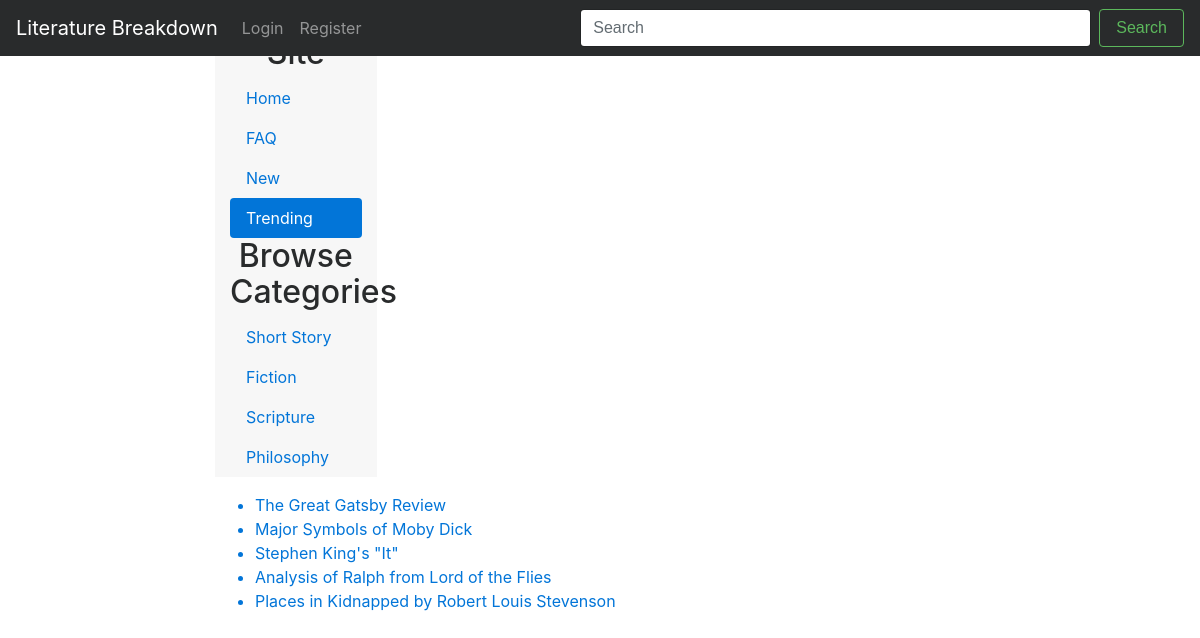
/literaturebreakdown/trending/, run on the app's committed database.
### lit/models.py (models this page shows, shortened)
class Category(models.Model):
    name = models.CharField(max_length=50, unique=False)
    slug = models.SlugField()

class Article(models.Model):
    author = models.ForeignKey(UserProfile)
    date_published = models.CharField(max_length=8, unique=False)
    book = models.CharField(max_length=128, unique=False)
    views = models.IntegerField(default=0)
    title = models.CharField(max_length=128)
    analysis = models.CharField(max_length=2500, unique=False)
    category = models.CharField(max_length=50)
    slug = models.SlugField()
    img = models.ImageField(upload_to='profile_images', blank=True)
    rating = models.FloatField(max_length=5.0, default=0.0)
    book_author = models.CharField(max_length=128, default="")
    book_published = models.CharField(max_length=128, default="")

### lit/views.py (the view)
def trending_articles(request):
    article_list_trending = Article.objects.order_by('-rating')[:5]
    category_list = Category.objects.all()
    context_dict = {'articles_trending' : article_list_trending,
                    'categories': category_list}
    return render(request, 'lit/trending.html', context=context_dict)

### templates/lit/trending.html (shortened to what this page needs)
<!DOCTYPE html>
{% extends 'lit/base.html' %}
{% load staticfiles %}
{% block body_block %}
	<div class="row">
	<div class="col-sm-9 offset-sm-3 col-md-10 offset-md-2 main">
		<nav class="col-sm-3 col-md-2 hidden-xs-down bg-faded sidebar">
		  <ul class="nav nav-pills flex-column">
			<li class="nav-item">
			<h2 style="text-align:center">Browse Site</h2>
			</li>
				<li class="nav-item">
				  <a class="nav-link" href="{% url 'index' %}">Home <span class="sr-only">(current)</span></a>
				</li>
				<li class="nav-item">
				  <a class="nav-link" href="{% url 'faq' %}">FAQ</a>
				</li>
				<li class="nav-item">
				  <a class="nav-link" href="{% url 'new' %}">New</a>
				</li>
				<li class="nav-item">
				  <a class="nav-link active" href="{% url 'trending' %}">Trending</a>
				</li>
			<li class="nav-item">
			<h2 style="text-align:center">Browse Categories</h2>
			</li>
			{% if categories %}
			  {% for category in categories %}
					<li class="nav-item">
					  <a class="nav-link" href="{% url 'show_category' category.slug %}">{{ category.name }}</a>
					</li>
			   {% endfor %}
			 {% else %}
				  <strong>There are no categories to show.</strong>
			{% endif %}
			 </ul>
		</nav>
		<div class="row marketing">
			<div class="col-lg-6">
				<p>
				{% if articles_trending %}
				<ul>
				{% for article in articles_trending %}
					<a href="{% url 'show_article' article.slug %}">
					<li>{{ article.title }}</li>
					</a>
				{% endfor %}
				</ul>
				{% else %}
				<strong>There are no trending articles to show.</strong>
				{% endif %}
				</p>
			</div>
		</div>
	</div>
	</div>
{% endblock %}

### data on the page
Category: name "Short Story"
Category: name "Fiction"
Category: name "Scripture"
Category: name "Philosophy"
Article: title "The Great Gatsby Review"
Article: title "Major Symbols of Moby Dick"
Article: title "Stephen King's \"It\""
Article: title "Analysis of Ralph from Lord of the Flies"
Article: title "Places in Kidnapped by Robert Louis Stevenson"
